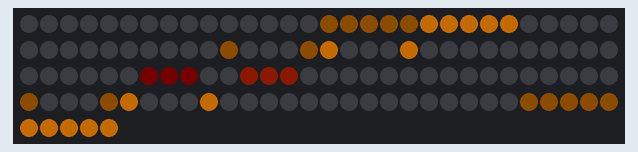
Simulated run of this sketch. Board: Arduino Uno, built with avr-gcc and run on an emulated ATmega328P. On the bench: 125 RGB LEDs in strip order, left to right, continuing on the next row. Dim RGB values are drawn brighter than linear.

Above: at 0.15 s.
At 7.87 s:
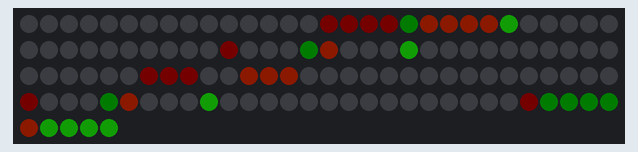
At 38.33 s:
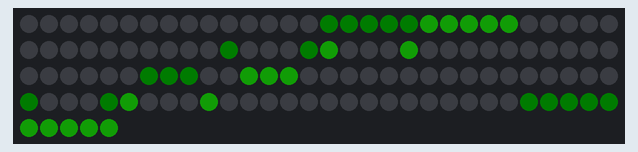

The sketch:

NixieTube.ino
```cpp
/*
  FEED ME , I'M POOR AND I MADE THIS FOR FREE - https://paypal.me/Mystereon

  NixieTube.ino — directly uploadable 5×5×5 FastLED demo
  Created by Dad (MysterEon) & Manus, 2026.

  A dim-orange seven-segment tube cycles 0–9. Lit segments burn bright orange.
*/
#include <FastLED.h>

constexpr uint8_t N = 5, BRIGHTNESS = 100;
constexpr uint16_t NUM_LEDS = N * N * N;
#define DATA_PIN 2
#define CHIPSET WS2812B
#define COLOR_ORDER GRB
CRGB leds[NUM_LEDS];
uint16_t indexFromXYZ(uint8_t x,uint8_t y,uint8_t z){return uint16_t(z)*25+uint16_t(y)*5+x;}
void setVoxel(int8_t x,int8_t y,int8_t z,const CRGB &c){if(x>=0&&x<N&&y>=0&&y<N&&z>=0&&z<N)leds[indexFromXYZ(x,y,z)]=c;}
void addVoxel(int8_t x,int8_t y,int8_t z,const CRGB &c){if(x>=0&&x<N&&y>=0&&y<N&&z>=0&&z<N)leds[indexFromXYZ(x,y,z)]+=c;}
const uint8_t segments[10]={B00111111,B00000110,B01011011,B01001111,B01100110,B01101101,B01111101,B00000111,B01111111,B01101111};
void drawSegment(uint8_t s,const CRGB &c){const int8_t sx[7]={1,4,4,1,0,0,1},sz[7]={4,3,0,0,0,3,2},dx[7]={1,0,0,1,0,0,1},dz[7]={0,1,1,0,1,1,0};const uint8_t len[7]={3,2,2,3,2,2,3};for(uint8_t p=0;p<len[s];++p){const int8_t x=sx[s]+dx[s]*p,z=sz[s]+dz[s]*p;setVoxel(x,4,z,c);addVoxel(x,3,z,CRGB(c.r/7,c.g/7,0));}}
void renderNixie(){fill_solid(leds,NUM_LEDS,CRGB::Black);const uint8_t digit=(millis()/1000)%10,pulse=205+(sin8(millis()/7)>>2);for(uint8_t s=0;s<7;++s)drawSegment(s,(segments[digit]&(1<<s))?CRGB(pulse,70+pulse/4,4):CRGB(28,7,0));}
void setup(){FastLED.addLeds<CHIPSET,DATA_PIN,COLOR_ORDER>(leds,NUM_LEDS);FastLED.setBrightness(BRIGHTNESS);FastLED.setMaxPowerInVoltsAndMilliamps(5,1500);}
void loop(){renderNixie();FastLED.show();}
```
